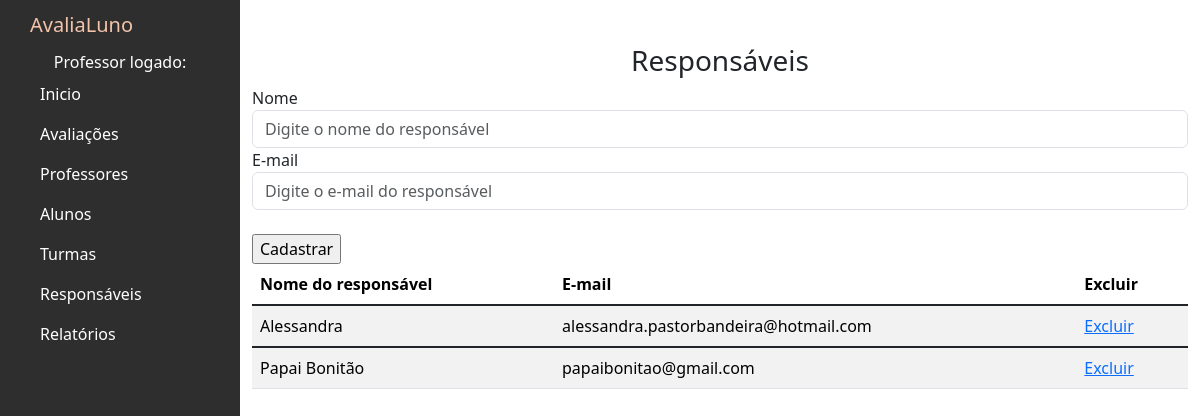
Page /responsaveis on the earlier database version.
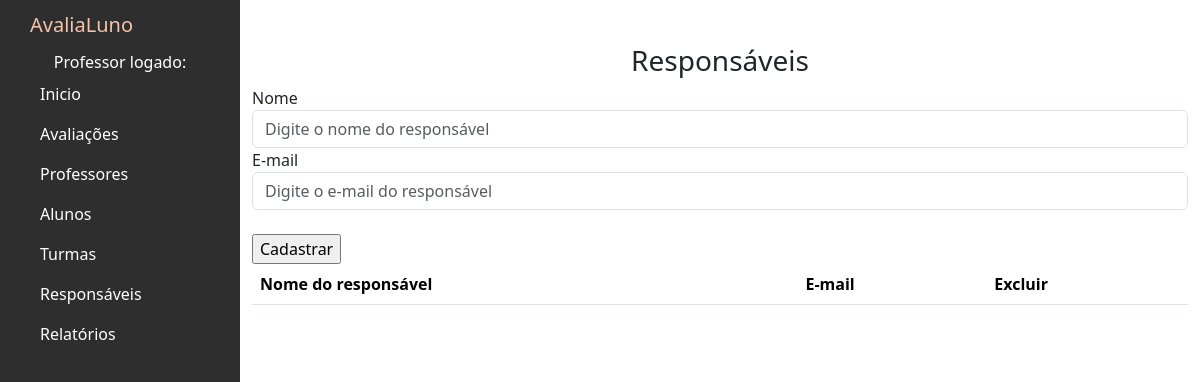
Same page on the later database version.
### avaliacoes/models.py (models this page shows, shortened)
class Responsavel(models.Model):
    nome = models.CharField(max_length=100)
    email = models.EmailField()
    class Meta:
        verbose_name = "Responsável"
        verbose_name_plural = "Responsáveis" # Define o nome plural personalizado

### avaliacoes/views.py (the view)
# urls.py: path('responsaveis',views.responsaveis,name='responsaveis'),
def responsaveis(request):
    if request.method == 'POST':
            if request.POST.get('nome'):
                responsavel = Responsavel()
                responsavel.nome = request.POST.get('nome')
                responsavel.email = request.POST.get('email')
                responsavel.save()
                lista_responsaveis = Responsavel.objects.all()
                return render(request,'responsaveis.html',{'lista_responsaveis':lista_responsaveis})
    else:
        lista_responsaveis = Responsavel.objects.all()
        return render(request,'responsaveis.html',{'lista_responsaveis':lista_responsaveis})

### avaliacoes/templates/responsaveis.html (shortened to what this page needs)
{% extends 'base.html' %}
{% block content %}
<h3><center> Responsáveis </center></h3>
<form action="" method="POST">{% csrf_token %}
    <div class="form-group">
      <label for="exampleFormControlInput1">Nome</label>
      <input type="text" name="nome" class="form-control" id="exampleFormControlInput1" placeholder="Digite o nome do responsável">
    </div>
    <div class="form-group">
      <label for="exampleFormControlInput1">E-mail</label>
      <input type="text" name="email" class="form-control" id="exampleFormControlInput1" placeholder="Digite o e-mail do responsável">
    </div>
    <div class="form-group">
      <br>
      <input type="submit" value="Cadastrar">
    </div>
  </form>
<div class="table-wrapper-scroll-y my-custom-scrollbar">
  <table class="table table-striped mb-1">
      <thead>
          <tr>
              <th scope="col">Nome do responsável</th>
              <th scope="col">E-mail</th>
              <th scope="col">Excluir</th>
          </tr>
      </thead>
          {% for responsavel in lista_responsaveis %}
          <tbody>
              <tr>
                  <td>{{ responsavel.nome }}</td>
                  <td>{{ responsavel.email }}</td>
                   <td><a href="{% url 'deletar_responsavel' id=responsavel.id %}">Excluir</a></td>
              </tr>
          </tbody>
          {% endfor %}
  </table>
</div>
{% endblock %}

Differences in the rows shown:
removed Responsavel: nome "Alessandra", email "alessandra.pastorbandeira@hotmail.com"
removed Responsavel: nome "Papai Bonitão", email "papaibonitao@gmail.com"
